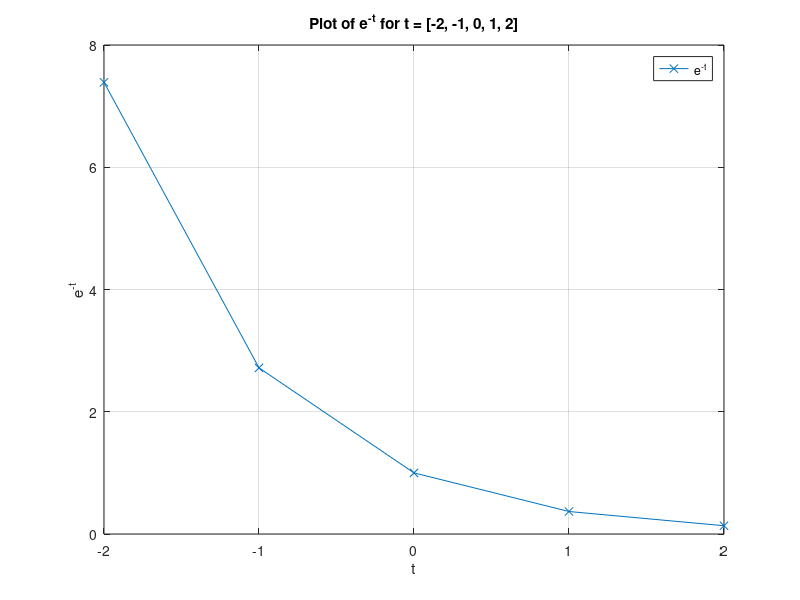

MATLAB code for this plot:
% Ivan Wang 501086429

% Problem A.2

f = @(t) exp(-t);
t = (-2:2);

plot(t,f(t),'x-'); % Plot of e^(-t)

%f(t)
%t

xlabel('t');
ylabel('e^{-t}');
grid;
legend('e^{-t}');
title('Plot of e^{-t} for t = [-2, -1, 0, 1, 2]');